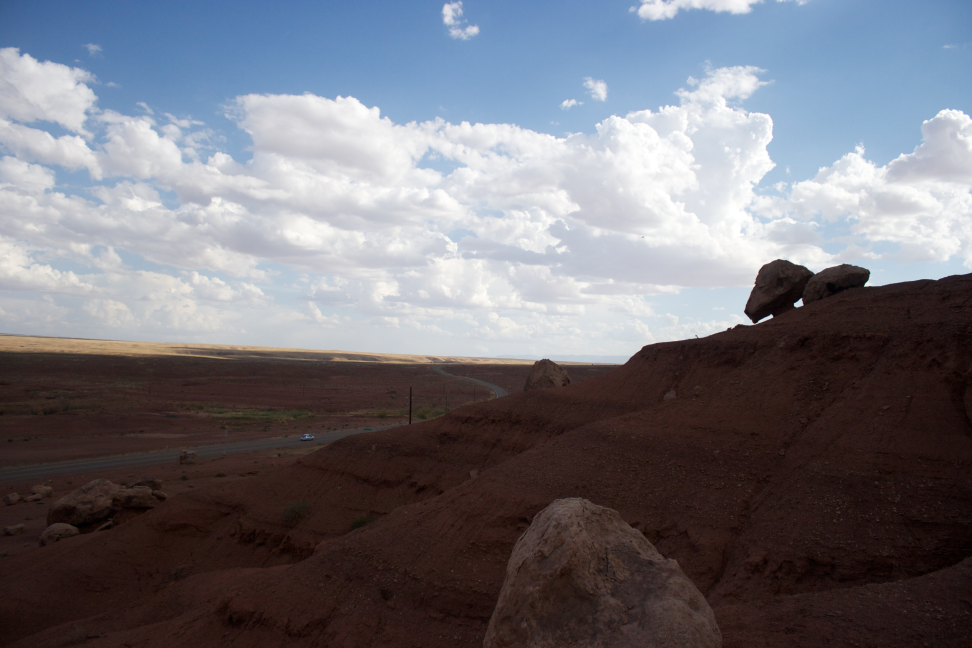
#> input picture Project -2/data/nevada3.jpg, 3888 x 2592 px (shown at 1/4 size); its folder holds 2 pictures in this run
$ python stitch.py ../data
#> lines starting #> are read from the running program, lines starting #| are printed output that depends on the picture; long printed decimals are rounded
# -*- coding: utf-8 -*-
"""
CVIP: PA-2 IMAGE STITCHING (PANORAMA)

@author: PATEL NIHAR DILIPBHAI
UBIT: 50318506
"""

#DATA - SAMPLE PIAZZA IMAGES
#ub DATA - BONUS TRIAL ( 5 Images)
#extra 1 - Piazza Forum (3 Hotel Images)
#extra 2 - Piazza Forum (4 Hotel Images)
#extra 3 - ITALY IMAGES (3 Images)
#extra 4 - Mountain Sample (2 Images)
#extra 5 - CMU Campus (5  Images)

import cv2
import sys
import numpy as np
import os
import glob
import scipy.spatial.distance as sp
import matplotlib.pyplot as plt
import copy
import random as rand
from PIL import Image

def match_keypoints(kp1,kp2,des1,des2,src_img,des_img):

    """
    MATCH THE KEYPOINTS OF LEFT IMAGE AND RIGHT IMAGE
    INPUT: KEYPOINTS OF LEFT AND RIGHT IMAGE, DESCRIPTORS OF LEFT AND RIGHT IMAGE, MATCH KEYOINTS ON!

    OUTPUT : SHOWS THE MATCH KEYPOINTS IN IMAGE 1 (LEFT ) AND IMAGE 2 (RIGHT).

    """


# --------------------  SMALLEST DISTANCE MEASURED USING SSD -----------------------

    des_length1 = des1.shape[0]
    des_length2 = des2.shape[0]
    print("DES1",des_length1)
    print("DES2",des_length2)

    match_points = []
    for ix,iv in enumerate(des1):
        dist = np.linalg.norm(des1[ix] - des2[0])
        best_dist = dist
        sec_best = dist
        dist_best_idx = [ix,0]
        # print(dist_best_idx)
        for jx,jv in enumerate(des2):
            dist = np.linalg.norm(des1[ix]- des2[jx])
            if dist < best_dist:
                sec_best = best_dist
                best_dist = dist
                dist_best_idx = [ix, jx]
            elif dist < sec_best:
                sec_best = dist
        if (best_dist/sec_best) < 0.8:
            match_points.append(dist_best_idx)

    # print(match_points)
    match_points = np.array(match_points)

    match_points_img1 = match_points[:,0]
    match_points_img2 = match_points[:,1]
    # print(match_points_img1)
    # print(match_points_img2)

    keypoint_coord_img_1 = []
    keypoint_coord_img_2 = []


    for ii_idx,ii_val in enumerate(match_points_img1):
        keypoint_coord_img_1.append(kp1[ii_val].pt)

    for jj_idx,jj_val in enumerate(match_points_img2):
        keypoint_coord_img_2.append(kp2[jj_val].pt)


# ----------------------- MERGING ALL THE MATCHED KEYPOINTS -----------------------------------------
    keypoints_match = np.concatenate((np.array(keypoint_coord_img_1),np.array(keypoint_coord_img_2)),axis= 1 )
    # print(keypoints_match)


    keypoint_coord_img_1_x = []
    keypoint_coord_img_1_y = []

    keypoint_coord_img_2_x = []
    keypoint_coord_img_2_y = []

    for xx,yy in keypoint_coord_img_1:
        keypoint_coord_img_1_x.append(xx)
        keypoint_coord_img_1_y.append(yy)

    for xx1,yy1 in keypoint_coord_img_2:
        keypoint_coord_img_2_x.append(xx1)
        keypoint_coord_img_2_y.append(yy1)

    keypoint_coord_img_1_x  = np.asarray(keypoint_coord_img_1_x)
    keypoint_coord_img_1_y  = np.asarray(keypoint_coord_img_1_y)

    keypoint_coord_img_2_x  = np.asarray(keypoint_coord_img_2_x)
    keypoint_coord_img_2_y  = np.asarray(keypoint_coord_img_2_y)


    # [11 lines of commented-out code are left out]

    print("Press CTRL+W TO CLOSE THE IF THE IMAGE WINDOW SHOWING KEYPOINTS DISPLAY!! ")


    return keypoints_match


# [60 lines left out: function RANSAC, not called in this run]

def main():
    all_images = []
    all_images.extend(glob.glob('sys.argv[1]' + '*.jpg'))
    all_images.sort()
    print(all_images)

    inp_img = []
    folder = sys.argv[1]
    for filename in os.listdir(folder):
        if filename == "panorama.jpg":
            print('Panorama Image already found, ignoring that image for stitching')
            continue
        img = cv2.imread(os.path.join(folder, filename))
#> img is the input picture: shape (2592, 3888, 3); mean B, G, R 121, 113.6, 114.5
        print(filename)
        dimension = (500,400)
        n = cv2.resize(img,dimension,interpolation=cv2.INTER_AREA)
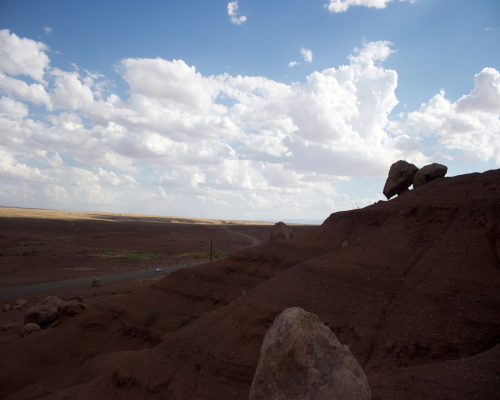
#> n: shape (400, 500, 3); mean B, G, R 121, 113.6, 114.5
        inp_img.append(n)

    # inp_img.sort()
    # print(inp_img)


    print(len(inp_img))
#| 2

    sift = cv2.xfeatures2d.SIFT_create()


    # ---------------- DETECT AND DRAW THE KEYPOINTS USING SIFT --------------------
    img_nos = list()
    for i in range(len(inp_img)):
        img = kps, des = sift.detectAndCompute(inp_img[i],None)
        img_nos.append(img)
#> this loop made 2 passes
#> after the loop, img_nos = 2 items

    img_match_coor = []

    print("IMAGE ORDERING......")
    #------------ CHECK FOR THE CORRESPONDING KEYPOINTS MATCH WITH RESPECT TO ONE IMAGE --------------------------
    for k in range(len(inp_img) - 1):
        for l in range(k+1, len(inp_img)):
            a01 = match_keypoints(img_nos[k][0],img_nos[l][0],img_nos[k][1],img_nos[l][1],inp_img[k],inp_img[l])
            if a01.shape == (1,4):
                print("N0 Points Match")
                continue
            print("KP1", len(img_nos[k][0]))
            print(a01.shape)
            print((k,l),a01.shape[0]/len(img_nos[k][0]))
            x = a01.shape[0]/len(img_nos[k][0])
            y = a01.shape[0]/len(img_nos[l][0])
            if (x > 0.04 and x < 0.9) and (y > 0.04 and y < 0.9):
                print("Selected")
                img_match_coor.append((k,l))
#> this loop made 1 pass
#| DES1 279
#| DES2 279
#| Press CTRL+W TO CLOSE THE IF THE IMAGE WINDOW SHOWING KEYPOINTS DISPLAY!!
#| KP1 279
#| (278, 4)
#| (0, 1) 0.9964
#> after the loop, img_match_coor = []
    print(img_match_coor)

    print('Matching Image Pairs Achieved.')

    #------------------ ONCE WE GOT UNIQUE POINTS, CHECK FOR ENDPOINTS FROM THAT --------------------------------

    all_index = list()
#> all_index = []
    for a in range(len(img_match_coor)):
        for b in range(2):
            # print((a,b), "CHECK", img_match_coor[a][b])  #TO CHECK THE INDEX OF EACH ELEMENT OF THE TUPLE
            all_index.append(img_match_coor[a][b])
#> this loop made 0 passes

    # print(all_index)
    all_index = set(all_index)
#> all_index = 0 items
    print(all_index) #GIVES YOU UNIQUE ELEMENT OF THE TUPLE
#| set()

    #------------------- CHECK FOR RESPECTIVE END POINTS POSSIBILITY--------------------------
    print("Checking for endpoints ......")
    end_points = list()
    for c in all_index:
        count = 0
        for x in range(len(img_match_coor)):
            if c in img_match_coor[x]:
                print('Current Point:',c)
                count = count + 1
                print('Count',count)
                if count > 1:
                    print("More than required, remove: ", c)
                    end_points.remove(c)
                    continue
                else:
                    print('check for end points.....',c)
                    end_points.append(c)
#> after the loop, end_points = []

    print(end_points)
    print("Endpoints Acquired")

    final_order_list = []
    print("Arranging Image pairs in acatual(panoramic) order .................")
    for x in end_points:
        final_order_list.append(x)
        # if len(img_match_coor) == 1:
        #     print("NIKAL LAVDE")
        #     break

        for y in range(len(img_match_coor)):
            if len(img_match_coor) == 1:
                break
            for z in range(len(img_match_coor[y])):
                # [4 lines of commented-out code are left out]
                if x in img_match_coor[y]:
                    # print("CHECK", img_match_coor[y])
                    if x != img_match_coor[y][z]:
                        x_cores = img_match_coor[y][z]
                        final_order_list.append(x_cores)
                        print(x,"CHRCK",img_match_coor[y],"YEHS HAI X CORES", x_cores)
                        img_match_coor.remove(img_match_coor[y])
                        print(img_match_coor)
                        for io_ in range(len(img_match_coor)):
                            if len(img_match_coor) == 1:
                                break
                            for iz in range(len(img_match_coor[io_])):
                                if x_cores in img_match_coor[io_]:
                                    if x_cores != img_match_coor[io_][iz]:
                                        x_cores_up = img_match_coor[io_][iz]
                                        final_order_list.append(x_cores_up)
                                        print(x_cores,"CHECK NEW",img_match_coor[io_],"YEH HAI UPDATED",x_cores_up)
                                        img_match_coor.remove(img_match_coor[io_])
                                        print(img_match_coor)
                                        for io1_ in range(len(img_match_coor)):
                                            if len(img_match_coor) == 1:
                                                break
                                            for iz1 in range(len(img_match_coor[io1_])):
                                                if x_cores_up in img_match_coor[io1_]:
                                                    if x_cores_up != img_match_coor[io1_][iz1]:
                                                        x_cores_up_up = img_match_coor[io1_][iz1]
                                                        final_order_list.append(x_cores_up_up)
                                                        print(x_cores_up,"CHECK EKDUM NEW",img_match_coor[io1_],"YEH HAI UDDDD",x_cores_up_up)
                                                        img_match_coor.remove(img_match_coor[io1_])
                                                        print(img_match_coor)
                                        if len(img_match_coor) == 1:
                                            break
                        print("LEN", len(img_match_coor))
                        if len(img_match_coor) == 1:
                            break
#> after the loop, final_order_list = []


    print(final_order_list)
    homography_list = list()

    print("Arranging Image pairs in acatual(panoramic) order ................. In process")


    len_ord_fin = len(final_order_list)
#> len_ord_fin = 0

#> (the run stopped early here; a loop or call above may not have finished)
